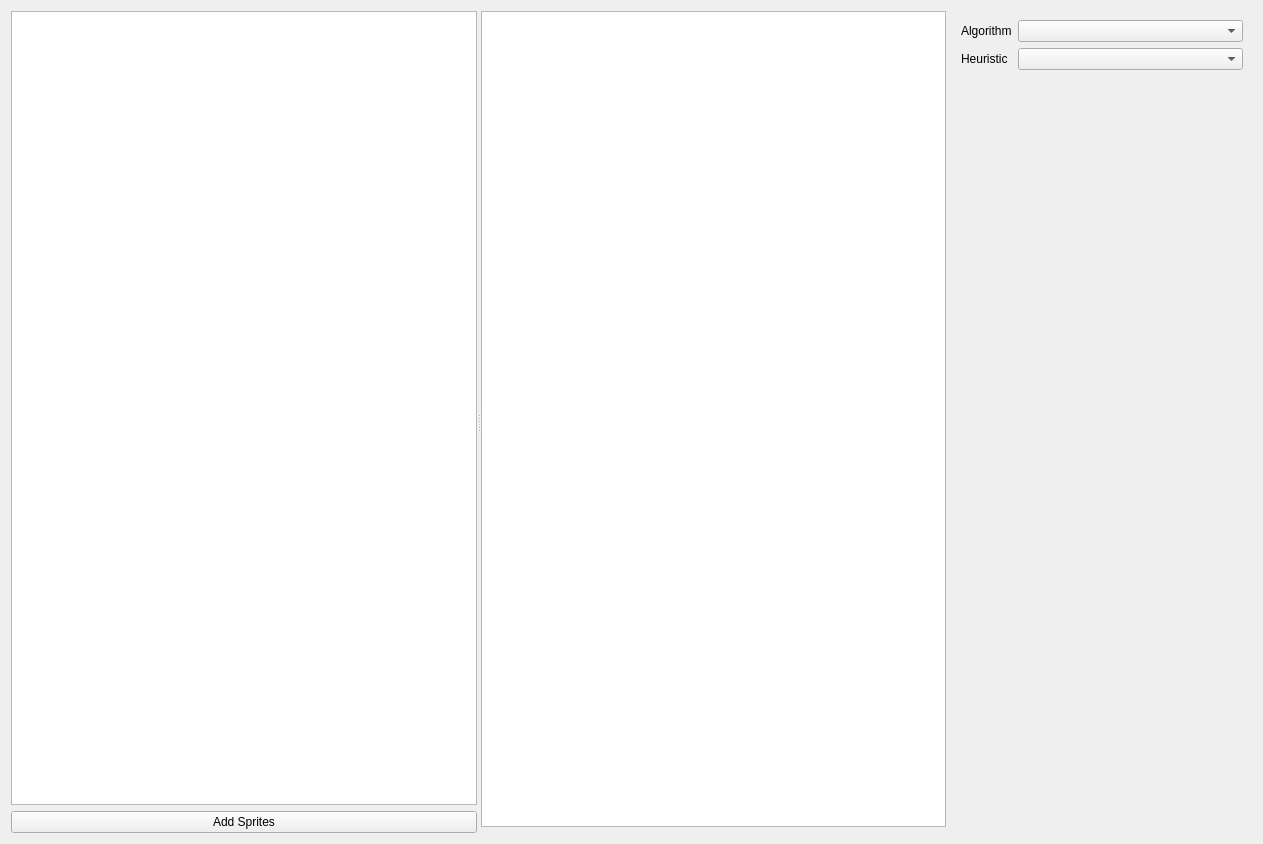
<?xml version="1.0" encoding="UTF-8"?>
<ui version="4.0">
 <class>SpritePackerWidget</class>
 <widget class="QWidget" name="SpritePackerWidget">
  <property name="geometry">
   <rect>
    <x>0</x>
    <y>0</y>
    <width>1263</width>
    <height>844</height>
   </rect>
  </property>
  <property name="windowTitle">
   <string>Form</string>
  </property>
  <layout class="QHBoxLayout" name="horizontalLayout">
   <item>
    <widget class="QSplitter" name="m_splitter">
     <property name="orientation">
      <enum>Qt::Orientation::Horizontal</enum>
     </property>
     <widget class="QWidget" name="verticalLayoutWidget">
      <layout class="QVBoxLayout" name="m_layout">
       <item>
        <widget class="QTreeView" name="m_tree_sprites">
         <property name="alternatingRowColors">
          <bool>true</bool>
         </property>
         <property name="rootIsDecorated">
          <bool>false</bool>
         </property>
         <property name="uniformRowHeights">
          <bool>true</bool>
         </property>
         <attribute name="headerVisible">
          <bool>false</bool>
         </attribute>
        </widget>
       </item>
       <item>
        <widget class="QPushButton" name="m_btn_add_sprites">
         <property name="text">
          <string>Add Sprites</string>
         </property>
        </widget>
       </item>
      </layout>
     </widget>
     <widget class="QWidget" name="verticalLayoutWidget_2">
      <layout class="QVBoxLayout" name="m_layout_2">
       <item>
        <widget class="GraphicsView" name="m_preview">
         <property name="dragMode">
          <enum>QGraphicsView::DragMode::RubberBandDrag</enum>
         </property>
         <property name="transformationAnchor">
          <enum>QGraphicsView::ViewportAnchor::AnchorUnderMouse</enum>
         </property>
        </widget>
       </item>
       <item alignment="Qt::AlignmentFlag::AlignRight">
        <widget class="ZoomWidget" name="m_zoom_widget" native="true"/>
       </item>
      </layout>
     </widget>
    </widget>
   </item>
   <item>
    <widget class="QWidget" name="m_groupbox" native="true">
     <property name="sizePolicy">
      <sizepolicy hsizetype="Fixed" vsizetype="Preferred">
       <horstretch>0</horstretch>
       <verstretch>0</verstretch>
      </sizepolicy>
     </property>
     <property name="minimumSize">
      <size>
       <width>300</width>
       <height>0</height>
      </size>
     </property>
     <layout class="QFormLayout" name="formLayout">
      <item row="0" column="0">
       <widget class="QLabel" name="label">
        <property name="text">
         <string>Algorithm</string>
        </property>
       </widget>
      </item>
      <item row="0" column="1">
       <widget class="QComboBox" name="m_combo_algorithm">
        <property name="sizePolicy">
         <sizepolicy hsizetype="Expanding" vsizetype="Fixed">
          <horstretch>0</horstretch>
          <verstretch>0</verstretch>
         </sizepolicy>
        </property>
       </widget>
      </item>
      <item row="1" column="0">
       <widget class="QLabel" name="m_label_mrb_heuristic">
        <property name="text">
         <string>Heuristic</string>
        </property>
       </widget>
      </item>
      <item row="1" column="1">
       <widget class="QComboBox" name="m_combo_mrb_heuristic">
        <property name="sizePolicy">
         <sizepolicy hsizetype="Expanding" vsizetype="Fixed">
          <horstretch>0</horstretch>
          <verstretch>0</verstretch>
         </sizepolicy>
        </property>
       </widget>
      </item>
     </layout>
    </widget>
   </item>
  </layout>
 </widget>
 <customwidgets>
  <customwidget>
   <class>ZoomWidget</class>
   <extends>QWidget</extends>
   <header location="global">Sol2dTexturePackerGui/ZoomWidget.h</header>
   <container>1</container>
  </customwidget>
  <customwidget>
   <class>GraphicsView</class>
   <extends>QGraphicsView</extends>
   <header location="global">Sol2dTexturePackerGui/GraphicsView.h</header>
  </customwidget>
 </customwidgets>
 <resources/>
 <connections/>
</ui>
